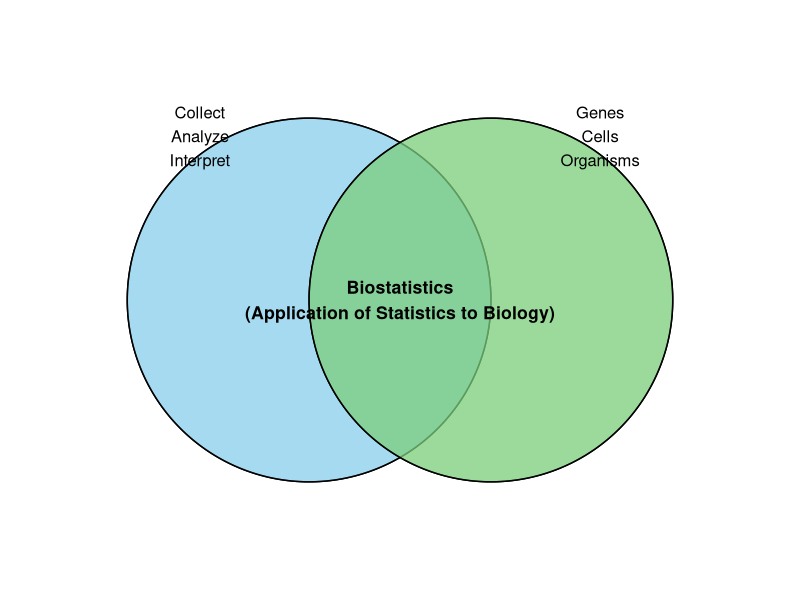

This chart was generated by the following R code:
## ---- chunk 1
#| label: fig-statistics-biostatistics
#| fig-cap: "Statistics deals with data in general, while biostatistics applies those principles to living systems."
#| fig-alt:  "statistics figure"
#| out-width: "80%"
#| echo: false
#| message: false
#| warning: false

library(ggplot2)
library(ggforce)

# Basic schematic using circles to show overlap between Statistics and Biology

data <- data.frame(
x = c(0, 1),
y = c(0, 0),
label = c("Statistics", "Biology")
)

ggplot(data) +
geom_circle(aes(x0 = 0, y0 = 0, r = 1), fill = "skyblue", alpha = 0.5, color = "black") +
geom_circle(aes(x0 = 1, y0 = 0, r = 1), fill = "palegreen3", alpha = 0.5, color = "black") +
annotate("text", x = -0.6, y = 0.9, label = "Collect\nAnalyze\nInterpret", size = 4.2) +
annotate("text", x = 1.6, y = 0.9, label = "Genes\nCells\nOrganisms", size = 4.2) +
annotate("text", x = 0.5, y = 0, label = "Biostatistics\n(Application of Statistics to Biology)", size = 4.5, fontface = "bold") +
coord_fixed(xlim = c(-1.5, 2.5), ylim = c(-1.5, 1.5)) +
theme_void()

## ---- chunk 2
#| label: fig-data-to-decision
#| fig-cap: "The biostatistical process: turning raw data into meaningful biological conclusions."
#| fig-alt:  "data to decision"
#| out-width: "90%"
#| echo: false
#| message: false
#| warning: false

library(DiagrammeR)

grViz("
digraph flow {
graph [layout = dot, rankdir = LR]

node [shape = rectangle, style = filled, color = '#4C7D7E', fillcolor = '#B7E4C7', fontsize = 11]
A [label = 'Collect Data']
B [label = 'Organize & Clean']
C [label = 'Analyze Statistically']
D [label = 'Interpret & Conclude']
E [label = 'Apply Findings to Biology / Medicine']

edge [color = '#555555']
A -> B -> C -> D -> E
}
")
